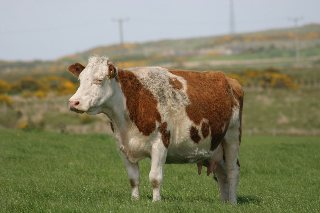
%> input picture data/input/ObjectDiscoveryDataset/MSRC/cow/5_30_s.bmp, 320 x 213 px; its folder holds 3 pictures in this run
$ octave SIFTFLOW_Funcmap_Script.m   (GNU Octave 9; MATLAB toolbox functions it lacks are replaced by stand-ins)
%> lines starting %> are read from the running program, lines starting %| are printed output that depends on the picture
### src/SIFTFlow_funcmap/image_laplacian.m
function [laplcn, D_half] = image_laplacian(rgbimage, radius, sigmax, sigmav)


if nargin < 2
    radius = 1;
end

% if ndims(rgbimage)==3
%     image = double(rgb2gray(rgbimage));
% else
 image = double(rgbimage);
% end
numpixels = size(image,1)*size(image,2);

height = size(image, 1);

all_starts = {};
all_ends = {};
all_vals = {};

parfor i1=1:2*radius + 1
    i = i1 - radius - 1;
    width = ceil(sqrt(radius^2 - i^2+1));
    starts = [];
    ends = [];
    vals = [];
    for j = -width:width
        if i == 0 && j == 0
            continue;
        end

        section = image(1+max(i,0):end+min(i,0), 1+max(j,0):end + min(j,0),:);
        shift = zeros(size(image,1),size(image,2),size(image,3),2);
        shift(1 - min(i,0):end-max(i,0),1-min(j,0):end-max(j,0),:,1) = section;
        shift(1 - min(i,0):end-max(i,0),1-min(j,0):end-max(j,0),:,2) = 1;

        weights = - gaussian_vect(image,shift(:,:,:,1), sigmav);

        dist=sqrt(i^2 + j^2);


        weights = weights*exp(-dist^2/(sigmax));


        weights(sum(shift(:,:,:,2),3)==0) = 0;
        start_indices = find(weights)';
        end_indices = start_indices + j*size(image,1) + i;
        val = weights(weights~=0);

        starts(end+1:end+length(start_indices)) = start_indices;
        ends(end+1:end+length(end_indices)) = end_indices;

        vals(end+1:end+length(val)) = val';
    end

    all_starts{i1} = starts;
    all_ends{i1} = ends;
    all_vals{i1} = vals;
end


all_starts = cell2mat(all_starts);
all_ends = cell2mat(all_ends);
all_vals = cell2mat(all_vals);


laplcn = sparse([all_starts all_ends], [all_ends all_starts], [all_vals all_vals]);


% down the diagonal
for i=1:size(laplcn)
    laplcn(i,i) = -sum(laplcn(i,:));
end

D_half = eye(size(laplcn,1));
d = diag(laplcn);
D_half = diag(1./sqrt(d));
laplcn = D_half*laplcn*D_half;

end

function [index] = pixel_index(rowId, colId, height)
index = ((colId-1)*height) + rowId;
end

% [10 lines left out: functions gaussian, gaussian_vect, not called in this run]

### src/SIFTFlow_funcmap/get_sift_correspondences.m
function [all_img1_indicators, all_img2_indicators] = get_sift_correspondences(im1, im2, SIFTflowpara, cellsize,gridspacing)
%% INPUT: im1 and im2 are two images
%% SIFTflowpara are the sift flow parameters.
%% If you don't add a SIFTflowpara, cellsize, or gridspacing, there are defaults.


%% OUTPUT:
%% "all_img1_indicators" is an N x M matrix where N = size(im1,1)*size(im1,2), and M is the number
%% of correspondences calculated by the sift flow algorithm between the two images.
%% Each column of "all img1_indicators" represents a linearized version of the 2D image, with
%% a 1 representing a specific pixel

%% "all_img2_indicators" is a K x M matrix where K = size(im2,1)*size(im2,2), and M is the
%% same as above.  Each column in "all_img2_indicators" is also an indicator, in correspondence with
%% the indicator in "all_img1_indicators" of the same row.


if nargin < 3

cellsize=3;
gridspacing=1;
SIFTflowpara.alpha=2*255;
SIFTflowpara.d=40*255;
SIFTflowpara.gamma=0.005*255;
SIFTflowpara.nlevels=4;
SIFTflowpara.wsize=2;
SIFTflowpara.topwsize=10;
SIFTflowpara.nTopIterations = 60;
SIFTflowpara.nIterations= 30;

end

imgsize = size(im1,1);

%% calculate the flow_field using SIFTflow
sift1 = mexDenseSIFT(im1,cellsize,gridspacing);
sift2 = mexDenseSIFT(im2,cellsize,gridspacing);
[vx,vy,energylist]=SIFTflowc2f(sift1,sift2,SIFTflowpara);

all_img1_indicators = zeros(imgsize^2, imgsize^2);
all_img2_indicators = zeros(imgsize^2, imgsize^2);

return

entry = 1;

%% using the flow field, mark indicator matrices
for i=1:imgsize
    for j=1:imgsize
      img1_indicator = zeros(imgsize);
      img1_indicator(i,j) = 1;
      img1_indicator = reshape(img1_indicator, [], 1);

      img2_indicator = zeros(imgsize);
      corres_y = i +vy(i,j);
      corres_x = j+vx(i,j);

       if corres_y <= 0 || corres_y >= imgsize || corres_x <= 0 || corres_x >= imgsize
           continue;
       end

      try img2_indicator(corres_y,corres_x) = 1;
      catch continue
      end

      img2_indicator = reshape(img2_indicator, [], 1);
      if length(img2_indicator) ~= imgsize^2
          input('bad size');
      end

      all_img1_indicators(:,entry) = img1_indicator;
      all_img2_indicators(:,entry) = img2_indicator;
      entry = entry+1;
    end
end
all_img1_indicators( :, ~any(all_img1_indicators,1) ) = [];  %columns
all_img2_indicators( :, ~any(all_img2_indicators,1) ) = [];  %columns


end

### src/SIFTFlow_funcmap/SIFTFLOW_Funcmap_Script.m
%% A big unruly script to visualize the output of the
%% func_map optimization over sift correspondences


%% ===== Set up Parameters: section 1 =====%

fprintf('Section 1: Setting up Parameters ... \n');
imgsize = 64;
sigmax = sqrt(2)*imgsize;
sigmav = 20;
radius = 2;

cellsize=3;
gridspacing=1;
SIFTflowpara.alpha=2*255;
SIFTflowpara.d=40*255;
SIFTflowpara.gamma=0.005*255;
SIFTflowpara.nlevels=4;
SIFTflowpara.wsize=2;
SIFTflowpara.topwsize=10;
SIFTflowpara.nTopIterations = 60;
SIFTflowpara.nIterations= 30;

num_eigenvecs = 64;

fprintf('Finished Section 1 \n');


%% =========== Section 2: Load Images, compute Laplacian basis, and proposal_correspondences : section 2================%
fprintf('Section 2: Loading images, computing Laplacian basis and correspondences... \n');


% here, we load a specific directory of images to optimize funcmaps over.
% You can change "images" and "segs" to any directories of images
% with corresponding ground truth segmentations

classname = 'cow';
images = dir(['/home/zimo/Documents/dense_functional_map_matching/data/' classname '/*.bmp']);
segs = dir(['/home/zimo/Documents/dense_functional_map_matching/data/' classname '/GroundTruth/*.bmp']);

% p designates for how many pairs for the script to run.  Which pair of images is determined at random
for p = 1:10

z = randi([1 length(images)]);
y = randi([1 length(images)]);

im1_whole = imread(['/home/zimo/Documents/dense_functional_map_matching/data/' classname '/' images(z).name]);
%> im1_whole is the input picture: size 213x320x3 uint8; mean R, G, B 130.7, 129.8, 100.4
im2_whole = imread(['/home/zimo/Documents/dense_functional_map_matching/data/' classname '/' images(y).name]);
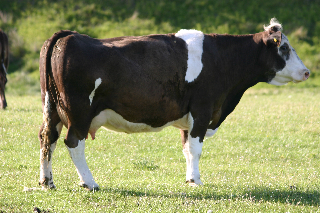
%> input picture data/input/ObjectDiscoveryDataset/MSRC/cow/5_2_s.bmp, 320 x 213 px
%> im2_whole is the input picture: size 213x320x3 uint8; mean R, G, B 129.2, 133.1, 92.1
seg1_whole = imread(['/home/zimo/Documents/dense_functional_map_matching/data/' classname '/GroundTruth/' images(z).name]);
seg2_whole = imread(['/home/zimo/Documents/dense_functional_map_matching/data/' classname '/GroundTruth/' images(y).name]);
im1 = imresize(im1_whole, [imgsize imgsize]);
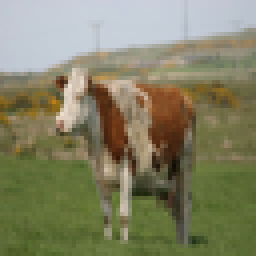
%> im1: size 64x64x3 uint8 (shown 4 times larger); mean R, G, B 130.7, 129.8, 100.4
im2 = imresize(im2_whole, [imgsize imgsize]);
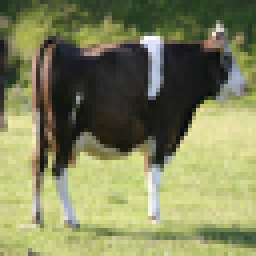
%> im2: size 64x64x3 uint8 (shown 4 times larger); mean R, G, B 129.2, 133.1, 92.1
seg1 = imresize(seg1_whole, [imgsize imgsize]);
seg2 = imresize(seg2_whole, [imgsize imgsize]);


fprintf('Computing Laplacian of Image 1 ... \n');
tic; [laplcn1, D_half1] = image_laplacian(im1, radius, sigmax, sigmav); toc;
%> after the loop in image_laplacian, `parfor i1=1:2*radius + 1`:
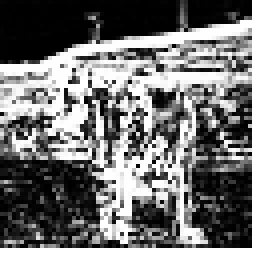
%> weights: size 64x64 double (shown 4 times larger); min -0.946, max 0, mean -0.526; drawn with min black and max white
%> after the loop in image_laplacian, `parfor i1=1:2*radius + 1`: all_ends = 5 items
%> in image_laplacian, `d = diag(laplcn);`: d = 4096 values, max 42.12 at index 2249, min 0.221 at index 1046, mean 26.51
fprintf('Done \n');
fprintf('Computing Laplacian of Image 2 ... \n');
tic; [laplcn2, D_half2] = image_laplacian(im2, radius, sigmax, sigmav); toc;
%> call 2 of image_laplacian, with radius = 2, sigmax = 90.51, sigmav = 20
%> after the loop in image_laplacian (call 2), `parfor i1=1:2*radius + 1`:
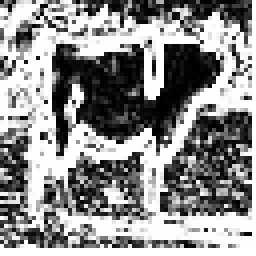
%> weights: size 64x64 double (shown 4 times larger); min -0.946, max 0, mean -0.419; drawn with min black and max white
%> in image_laplacian (call 2), `d = diag(laplcn);`: d = 4096 values, max 41.86 at index 2841, min 0.0457 at index 1241, mean 21.55
fprintf('Done \n');


fprintf('Computing Eigenvalues of Laplacian for image 1 ... \n');
tic; [eig_vecs1, eig_vals1] = eigs(laplcn1, num_eigenvecs, 1e-20); toc;
fprintf('Done \n');
fprintf('Computing Eigenvalues of Laplacian for image 2 ... \n');
tic; [eig_vecs2, eig_vals2] = eigs(laplcn2, num_eigenvecs, 1e-20); toc;
fprintf('Done \n');


fprintf('Computing correspondences ... \n');
tic;
[C, D] = get_sift_correspondences(im1, im2, SIFTflowpara, cellsize,gridspacing);
%> the run ends on the next line
